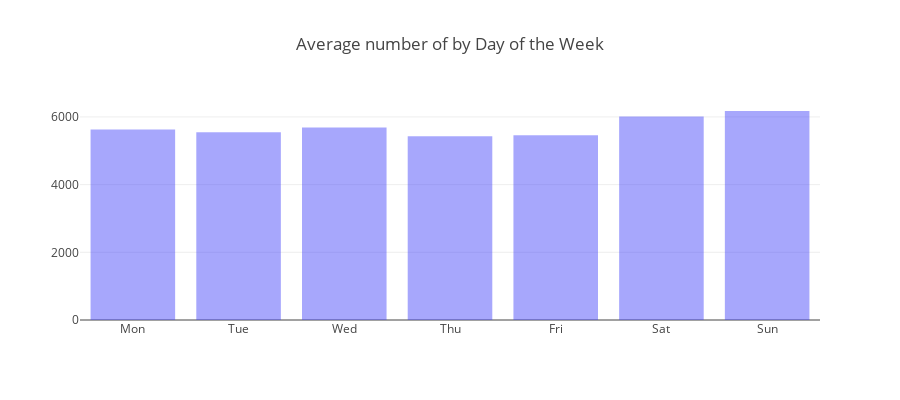

The cell this chart's notebook holds for it:
### Markdown cell above
> The months of July and August has the highest number of average number of gun violence incidents than any other month. In these two months, there are about 5200 incidents reported every year. Feburary has the least number of average incidents about 3700 every year. In some next sections, I will try to explore if there is any specific date on which number of gun violence incidents are always higher.  


### <a id="2.3">2.3 Average Number of Gun Violence Incidents by Day of the Week </a>

### Code cell
tempdf1 = df.groupby(['year', 'weekday']).agg({'weekday' : 'count'}).rename(columns={'weekday' : 'weekday_count'}).reset_index()
aggregated = tempdf1.groupby(['weekday']).agg({'weekday_count' : 'mean'})

x2 = aggregated.index.tolist()
y2 = aggregated.weekday_count.tolist()

weekmap = {0:'Mon', 1:'Tue', 2:'Wed', 3:'Thu', 4:'Fri', 5:'Sat', 6:'Sun'}
x2 = [weekmap[x] for x in x2]
wkmp = {}
for j,x in enumerate(x2):
    wkmp[x] = y2[j]
order = list(weekmap.values())
ordervals = [wkmp[val] for val in order]

trace1 = go.Bar(x=order, y=ordervals, opacity=0.75, name="weekday", marker=dict(color='rgba(61, 60, 250, 0.6)'))
layout = dict(height=400, title='Average number of by Day of the Week', legend=dict(orientation="h"));

fig = go.Figure(data=[trace1], layout=layout)
iplot(fig, filename='stacked-bar')

### Figure 1 — Plotly figure (JSON) as saved in the notebook; plotly's stock layout.template omitted (floating-point values rounded to 4 significant figures)
{"data": [{"marker": {"color": "rgba(61, 60, 250, 0.6)"}, "name": "weekday", "opacity": 0.75, "type": "bar", "uid": "e391d903-8767-4f59-b808-35931268fd41", "x": ["Mon", "Tue", "Wed", "Thu", "Fri", "Sat", "Sun"], "y": [5627.0, 5551.0, 5688.0, 5427.0, 5462.0, 6016, 6176.0]}], "layout": {"height": 400, "legend": {"orientation": "h"}, "title": {"text": "Average number of by Day of the Week"}}}
